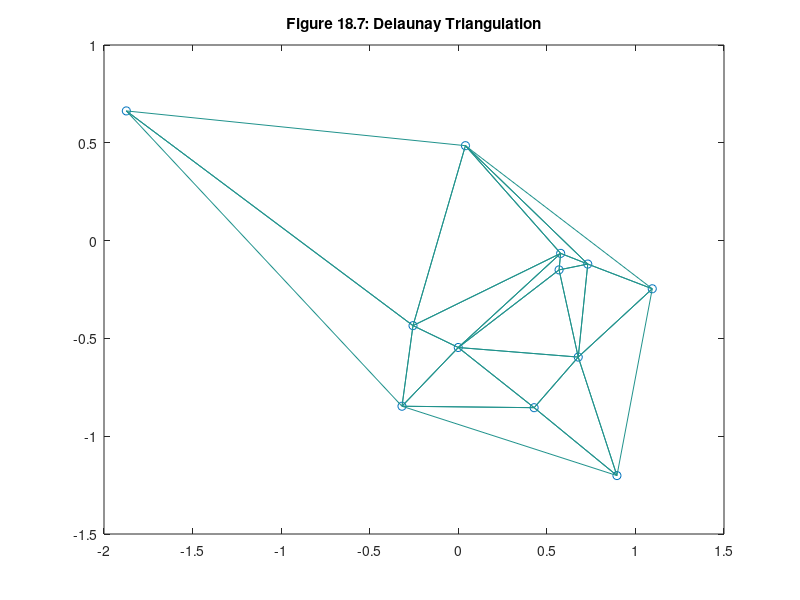

The MATLAB source for this figure:

x =[0     -0.31786        1.095       -1.874      0.42818      0.89564 ...
 0.73096      0.57786     0.040314      0.67709       0.5689     -0.25565];

y =[-0.54648     -0.84676     -0.24634      0.66302      -0.8542      -1.2013...
     -0.11987    -0.065294       0.4853     -0.59549     -0.14967     -0.43475];

z = zeros(1,12); % no z component for now

plot(x,y,'o')

tri = delaunay(x,y);
hold on, trimesh(tri,x,y,z), hold off
hidden off
title('Figure 18.7: Delaunay Triangulation')
axis([-2 1.5 -1.5 1])
